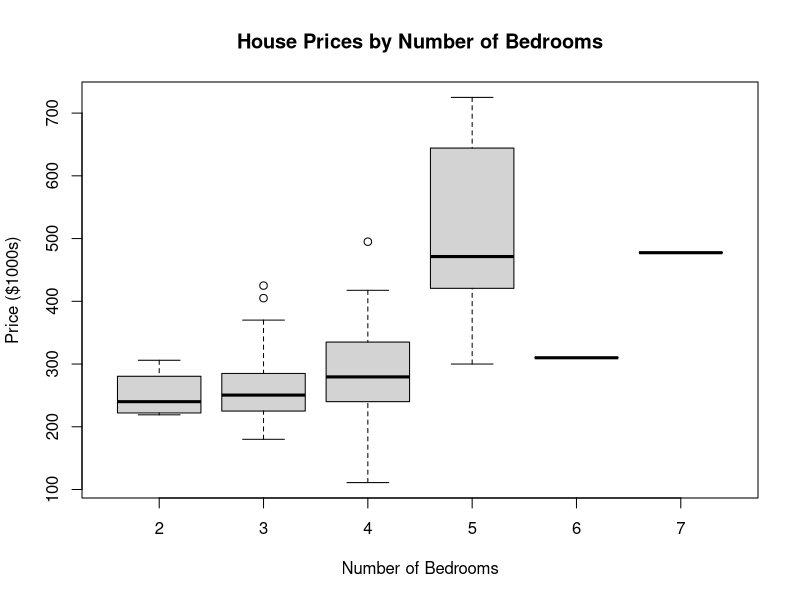
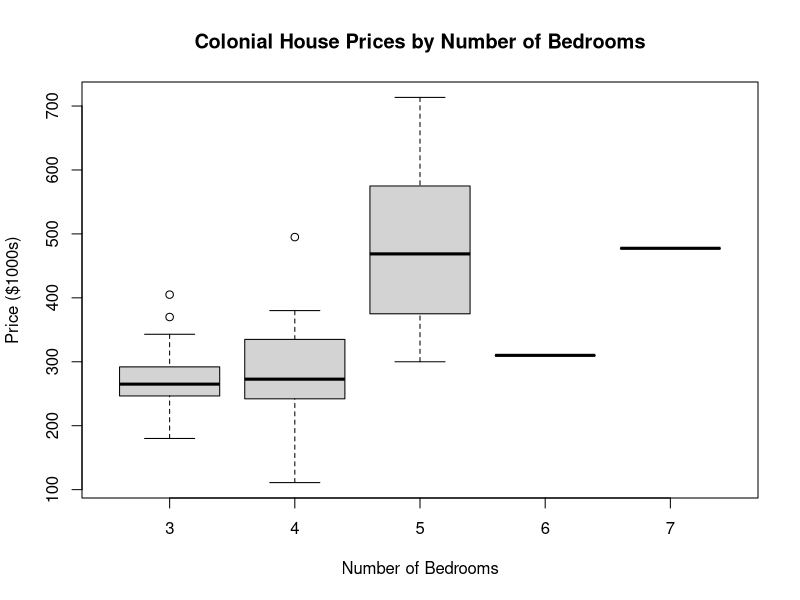
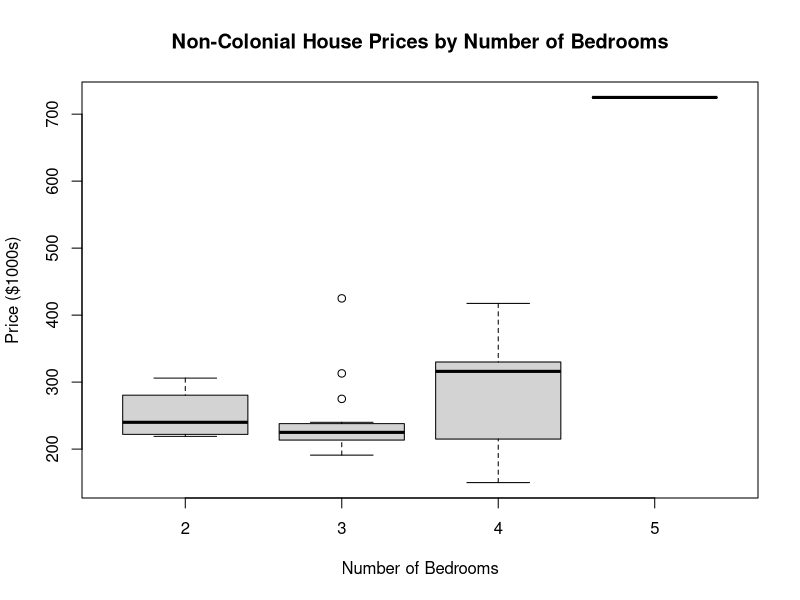
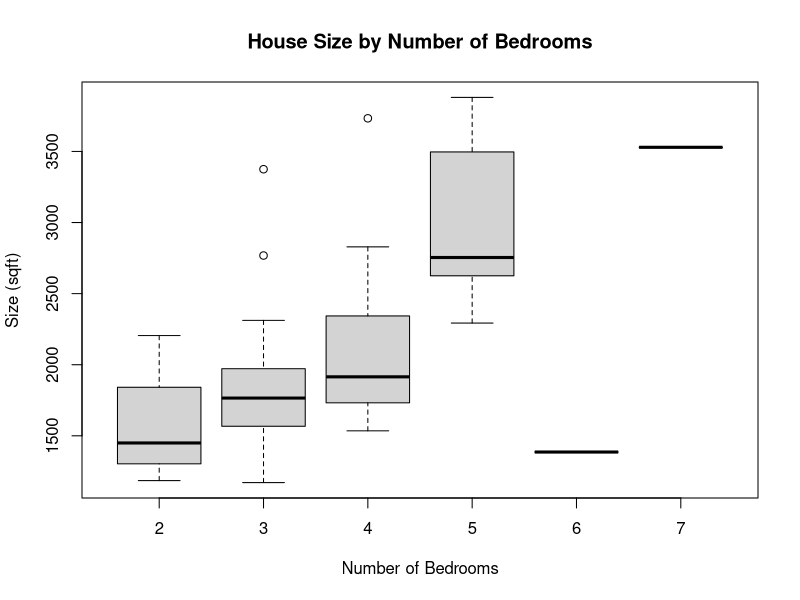
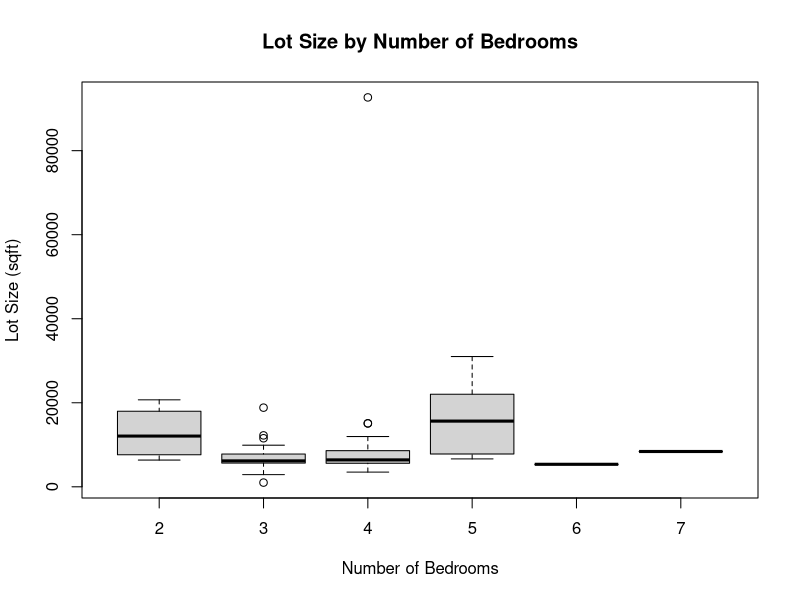
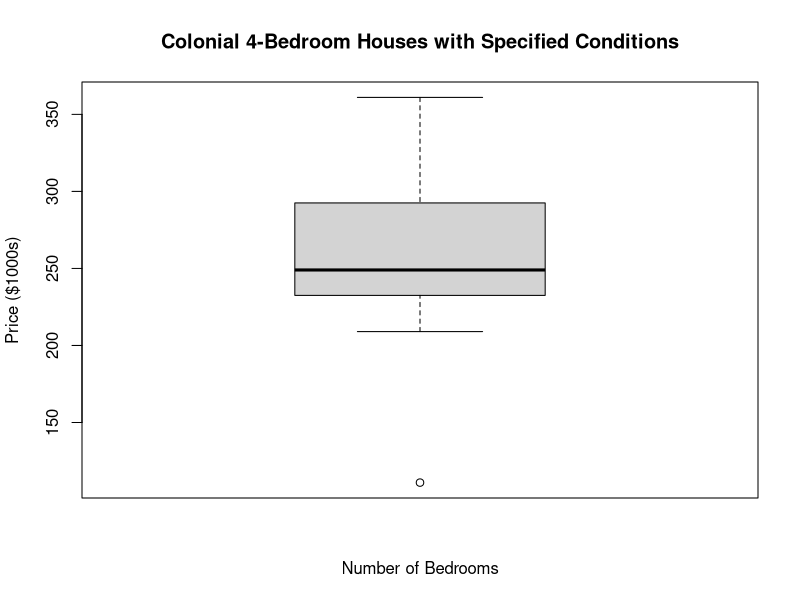
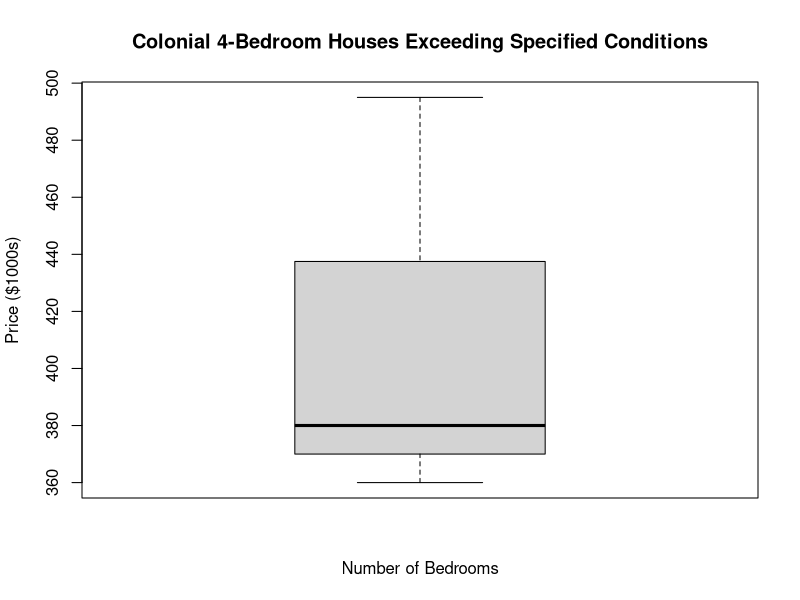
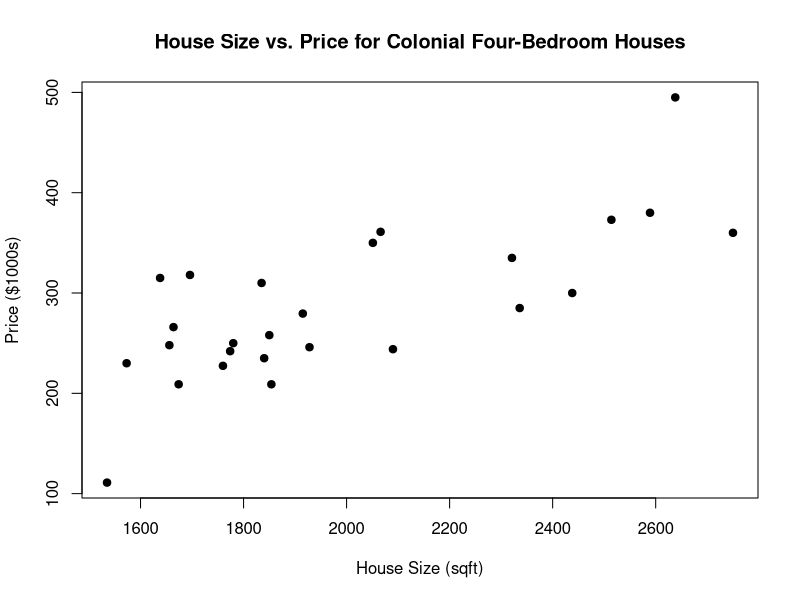

Source code (R) for these figures, in order:
## ---- chunk 1
knitr::opts_chunk$set(echo = TRUE)
options(repos = c(CRAN = "https://cloud.r-project.org/"))
## ---- chunk 2
library(readxl)

## ---- chunk 3
# Load the dataset
housing_data <- read_excel("housing.xls")
## ---- chunk 4
boxplot(price ~ bdrms, data=housing_data, main="House Prices by Number of Bedrooms",
        xlab="Number of Bedrooms", ylab="Price ($1000s)")
## ---- chunk 5
boxplot(price[colonial == 1] ~ bdrms[colonial == 1], data=housing_data, 
        main="Colonial House Prices by Number of Bedrooms", 
        xlab="Number of Bedrooms", ylab="Price ($1000s)")

## ---- chunk 6
boxplot(price[colonial == 0] ~ bdrms[colonial == 0], data=housing_data, 
        main="Non-Colonial House Prices by Number of Bedrooms", 
        xlab="Number of Bedrooms", ylab="Price ($1000s)")
## ---- chunk 7
boxplot(sqrft ~ bdrms, data=housing_data, main="House Size by Number of Bedrooms",
        xlab="Number of Bedrooms", ylab="Size (sqft)")
## ---- chunk 8
boxplot(lotsize ~ bdrms, data=housing_data, main="Lot Size by Number of Bedrooms",
        xlab="Number of Bedrooms", ylab="Lot Size (sqft)")
## ---- chunk 9
boxplot(price[colonial == 1 & bdrms == 4 & lotsize <= 9000 & sqrft <= 2500] 
        ~ bdrms[colonial == 1 & bdrms == 4 & lotsize <= 9000 & sqrft <= 2500], 
        data=housing_data, main="Colonial 4-Bedroom Houses with Specified Conditions",
        xlab="Number of Bedrooms", ylab="Price ($1000s)")
## ---- chunk 10
boxplot(price[colonial == 1 & bdrms == 4 & lotsize > 9000 & sqrft > 2500] 
        ~ bdrms[colonial == 1 & bdrms == 4 & lotsize > 9000 & sqrft > 2500], 
        data=housing_data, main="Colonial 4-Bedroom Houses Exceeding Specified Conditions",
        xlab="Number of Bedrooms", ylab="Price ($1000s)")
## ---- chunk 11
plot(housing_data$sqrft[housing_data$colonial == 1 & housing_data$bdrms == 4], 
     housing_data$price[housing_data$colonial == 1 & housing_data$bdrms == 4], 
     main = "House Size vs. Price for Colonial Four-Bedroom Houses", 
     xlab = "House Size (sqft)", 
     ylab = "Price ($1000s)", 
     pch = 19)
## ---- chunk 12
plot(housing_data$lotsize[housing_data$colonial == 1 & housing_data$bdrms == 4], 
     housing_data$price[housing_data$colonial == 1 & housing_data$bdrms == 4], 
     main = "Lot Size vs. Price for Colonial Four-Bedroom Houses", 
     xlab = "Lot Size (sqft)", 
     ylab = "Price ($1000s)", 
     pch = 19)
